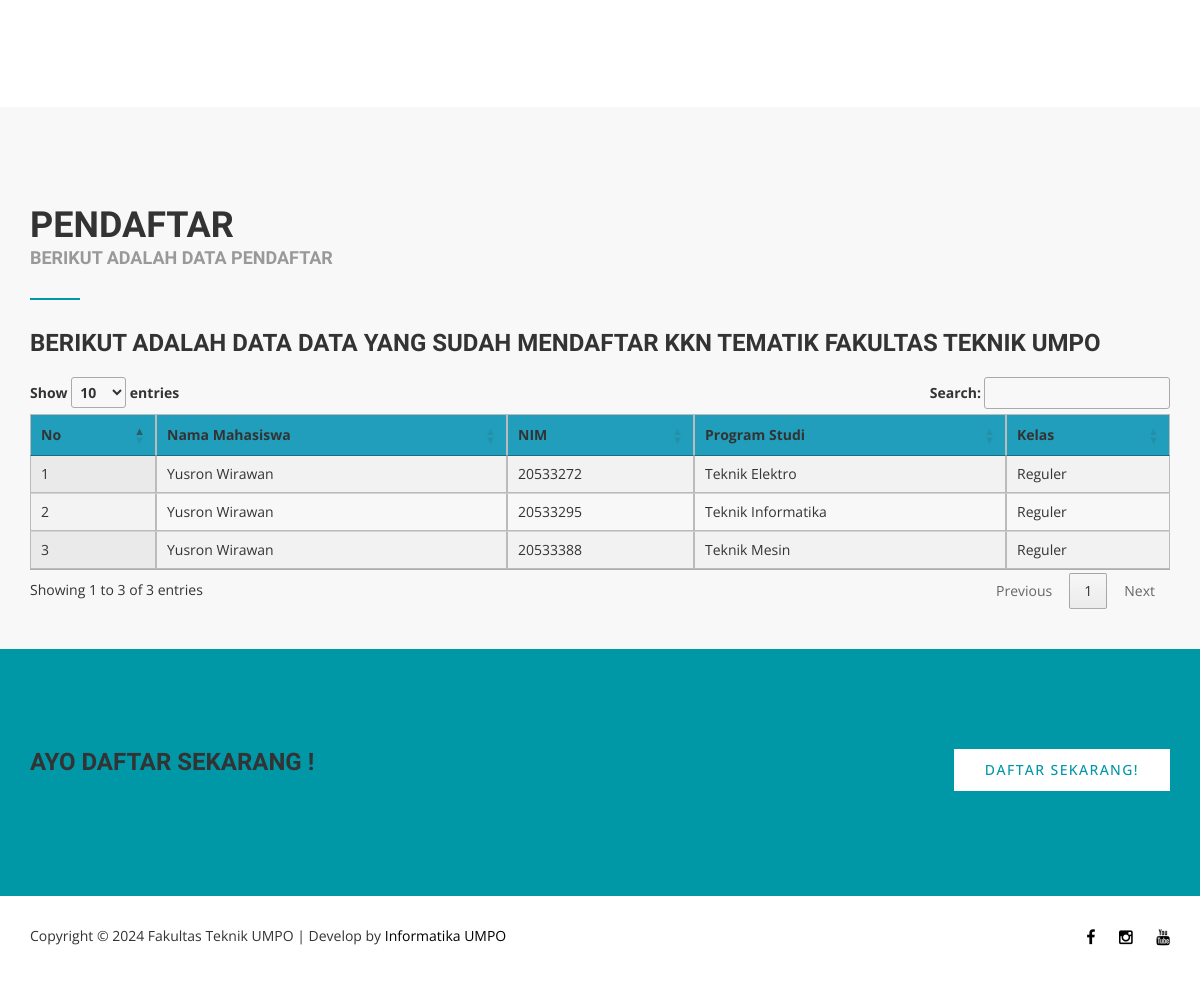
The page /data_pendaftar.php on the database its author committed.
### tables this page shows
CREATE TABLE `pendaftaran` (
  `id` int(11) NOT NULL,
  `nama_mahasiswa` varchar(255) NOT NULL,
  `nim` varchar(50) NOT NULL,
  `nomor_hp` varchar(20) NOT NULL,
  `alamat` text NOT NULL,
  `program_studi` varchar(100) NOT NULL,
  `kelas` varchar(50) NOT NULL,
  `keterampilan_khusus` varchar(100) NOT NULL,
  `ukuran` varchar(10) NOT NULL,
  `status_keikutsertaan` varchar(50) NOT NULL,
  `created_at` timestamp NOT NULL DEFAULT current_timestamp()
);

### data_pendaftar.php (the view, shortened to what this page needs)
<?php
include "pondasi/kepala.php";
include("admin/config/koneksi.php");
$data_pendaftar = mysqli_query($conn, "SELECT * FROM pendaftaran");
$nomor = 1;
?>
<head>
    <link rel="stylesheet" href="https://cdn.datatables.net/1.11.3/css/jquery.dataTables.min.css">
</head>
<body>
    <section id="content" class="single-wrapper">
        <div class="our-features grey-background">
            <div class="container">
                <div class="heading-block wow fadeIn">
                    <h2>Pendaftar</h2>
                    <h4 class="tagline">Berikut adalah data pendaftar</h4>
                </div>
                <h3 class="tagline">Berikut adalah data data yang sudah mendaftar KKN TEMATIK Fakultas Teknik UMPO</h3>
                <table id="tabel-data" class="display">
                    <thead>
                        <tr>
                            <th style="background-color: #219ebc;"><b>No</b></th>
                            <th style="background-color: #219ebc;"><b>Nama Mahasiswa</b></th>
                            <th style="background-color: #219ebc;"><b>NIM</b></th>
                            <th style="background-color: #219ebc;"><b>Program Studi</b></th>
                            <th style="background-color: #219ebc;"><b>Kelas</b></th>
                        </tr>
                    </thead>
                    <tbody>
                        <?php
                        while ($data = mysqli_fetch_array($data_pendaftar)) {
                        ?>
                            <tr>
                                <td><?php echo $nomor++; ?></td>
                                <td><?php echo $data['nama_mahasiswa']; ?></td>
                                <td><?php echo $data['nim']; ?></td>
                                <td><?php echo $data['program_studi']; ?></td>
                                <td><?php echo $data['kelas']; ?></td>
                            </tr>
                        <?php
                        }
                        ?>
                    </tbody>
                </table>
            </div>
    </section>
    <footer id="footer">
        <div class="container">
            <div class="row">
                <div class="col-md-8 pull-left wow fadeInUp">
                    <h3>Ayo Daftar Sekarang !</h3>
                </div>
                <div class="col-md-4 wow fadeInUp">
                    <div class="button-normal white pull-right">
                        <a href="https://pmb.umpo.ac.id" class="no-margin">Daftar Sekarang!</a>
                    </div>
                </div>
            </div>
        </div>
    </footer>
    <?php
    include "pondasi/kaki.php";
    ?>
</body>
</html>

### css/style.css (style rules this page uses)
html { font-size: 62.5%; -webkit-font-smoothing: antialiased; height: 100%; }
body { word-wrap:break-word; -ms-word-wrap:break-word; font-family:'Open Sans', sans-serif; font-size: 14px; color: #333333; }
table th { background: #ddd; font-weight: bold; }
table td, table th { padding: 8px; border: 1px solid #bbb; text-align: left; }
h1, h2, h3, h4, h5, h6 { font-family:'Dosis', sans-serif; font-weight: 700; text-transform: uppercase; margin-bottom: 20px; margin-top: 0; }
h2 { font-size: 36px; font-size: 3.6rem; line-height: 1; }
h3 { font-size: 24px; font-size: 2.4rem; line-height: 1.11111; }
h4 { font-size: 18px; font-size: 1.8rem; line-height: 1.125; }
a { cursor: pointer; outline: none; color: #000; text-decoration: none !important; -webkit-transition: all .2s ease-in-out; -o-transition: all .2s ease-in-out; transition: all .2s ease-in-out; }
.no-margin { margin: 0 !important; }
button.button-normal, .button-normal a { display: inline-block; padding: 10px 30px; text-transform: uppercase; letter-spacing: 0.1em !important; font-size: 14px; font-weight: 500; margin: 30px 0; }
button.button-normal.white, .button-normal.white a { background-color: #ffffff; border: 1px solid #ffffff; color: #0097a7; }
.single-wrapper { padding-top: 107px; }
.grey-background { background-color: #f8f8f8; }
.heading-block:after { content:''; display: block; margin: 30px 0; width: 50px; border-top: 2px solid #0097a7; }
.heading-block h2 { margin-bottom: 5px; }
.heading-block h4.tagline { color: #999999; }
.our-features { padding: 100px 0 40px 0; }
#footer { background-color: #0097a7; padding: 100px 0; }

### rows shown on the page
pendaftaran: nama_mahasiswa "Yusron Wirawan", nim "20533272", program_studi "Teknik Elektro", kelas "Reguler"
pendaftaran: nama_mahasiswa "Yusron Wirawan", nim "20533295", program_studi "Teknik Informatika", kelas "Reguler"
pendaftaran: nama_mahasiswa "Yusron Wirawan", nim "20533388", program_studi "Teknik Mesin", kelas "Reguler"
